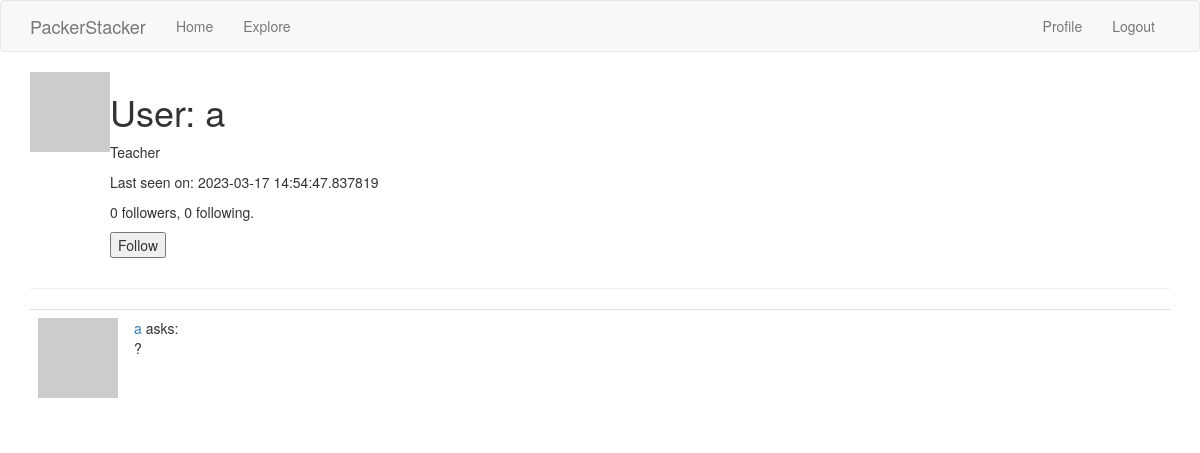
The page /user/a (signed in) on the database its author committed.
### app/models.py (models this page shows, shortened)
class User(UserMixin, db.Model):
    id = db.Column(db.Integer, primary_key=True)
    username = db.Column(db.String(64), index=True, unique=True)
    email = db.Column(db.String(120), index=True, unique=True)
    password_hash = db.Column(db.String(128))
    questions = db.relationship('Question', backref='author', lazy='dynamic')
    about_me = db.Column(db.String(140))
    last_seen = db.Column(db.DateTime, default=datetime.utcnow)
    type = db.Column(db.Boolean())
    def avatar(self, size):
        digest = md5(self.email.lower().encode('utf-8')).hexdigest()
        return 'https://www.gravatar.com/avatar/{}?d=identicon&s={}'.format(digest, size)
    followed = db.relationship(
        'User', secondary=followers,
        primaryjoin=(followers.c.follower_id == id),
        secondaryjoin=(followers.c.followed_id == id),
        backref=db.backref('followers', lazy='dynamic'), lazy='dynamic')
    def is_following(self, user):
        return self.followed.filter(followers.c.followed_id == user.id).count() > 0

class Question(db.Model):
    id = db.Column(db.Integer, primary_key=True)
    body = db.Column(db.String(140))
    timestamp = db.Column(db.DateTime, index=True, default=datetime.utcnow)
    user_id = db.Column(db.Integer, db.ForeignKey('user.id'))

### app/routes.py (the view)
@app.route('/user/<username>')
@login_required
def user(username):
    user = User.query.filter_by(username=username).first_or_404()
    page = request.args.get('page', 1, type=int)
    questions = user.questions.order_by(Question.timestamp.desc()).paginate(
        page=page, per_page=app.config['QUESTIONS_PER_PAGE'], error_out=False)
    next_url = url_for('user', username=user.username, page=questions.next_num) \
        if questions.has_next else None
    prev_url = url_for('user', username=user.username, page=questions.prev_num) \
        if questions.has_prev else None
    form = EmptyForm()
    return render_template('user.html', user=user, questions=questions.items,
                           next_url=next_url, prev_url=prev_url, form=form)

### app/forms.py
class EmptyForm(FlaskForm):
    submit = SubmitField('Submit')

### app/models.py (called while the page is built)
@login.user_loader
def load_user(id):
    return User.query.get(int(id))

### app/routes.py (called while the page is built)
@app.before_request
def before_request():
    if current_user.is_authenticated:
        current_user.last_seen = datetime.utcnow()
        db.session.commit()

### app/templates/user.html (shortened to what this page needs)
{% extends "base.html" %}
{% import 'bootstrap/wtf.html' as wtf %}
{% block app_content %}
    <table>
      <tr valign="top">
          <td><img src="{{ user.avatar(128) }}"></td>
          <td>
            <h1>User: {{ user.username }}</h1>
            {%if user.type %}<p>Teacher</p> {% else %} <p>Student </p>{% endif %}
            {% if user.last_seen %}<p>Last seen on: {{ user.last_seen }}</p>{% endif %}
            <p>{{ user.followers.count() }} followers, {{ user.followed.count() }} following.</p>
            {% if user == current_user %}
            <p><a href="{{ url_for('edit_profile') }}">Edit your profile</a></p>
            {% elif not current_user.is_following(user) %}
            <p>
              <form action="{{ url_for('follow', username=user.username) }}" method="post">
                {{ form.submit(value='Follow') }}
              </form>
            </p>
            {% endif %}
          </td>
        </tr>
    </table>
    <hr>
    {% for question in questions %}
        {% include '_question.html' %}
    {% endfor %}
{% endblock %}

### app/templates/_question.html
<table class="table table-hover">
        <tr>
            <td width="70px">
                <a href="{{ url_for('user', username=question.author.username) }}">
                    <img src="{{ question.author.avatar(70) }}" />
                </a>
            </td>
            <td>
                <a href="{{ url_for('user', username=question.author.username) }}">
                    {{ question.author.username }}
                </a>
                asks:
                <br>
                {{ question.body }}
            </td>
        </tr>
    </table>

### rows shown on the page
User: username "a", last_seen "2023-03-17 14:54:47.837819"
Question: author.username "a", body "?"

### other values the page prints
{{ user.followers.count() }} "0"
{{ user.followed.count() }} "0"
